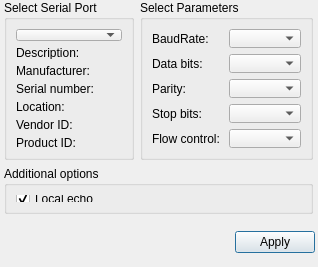
<?xml version="1.0" encoding="UTF-8"?>
<ui version="4.0">
 <class>Dialog</class>
 <widget class="QDialog" name="Dialog">
  <property name="geometry">
   <rect>
    <x>0</x>
    <y>0</y>
    <width>318</width>
    <height>267</height>
   </rect>
  </property>
  <property name="windowTitle">
   <string>Dialog</string>
  </property>
  <widget class="QGroupBox" name="additionalOptionsGroupBox">
   <property name="geometry">
    <rect>
     <x>4</x>
     <y>166</y>
     <width>309</width>
     <height>48</height>
    </rect>
   </property>
   <property name="title">
    <string>Additional options</string>
   </property>
   <layout class="QVBoxLayout" name="verticalLayout">
    <item>
     <widget class="QCheckBox" name="localEchoCheckBox">
      <property name="text">
       <string>Local echo</string>
      </property>
      <property name="checked">
       <bool>true</bool>
      </property>
     </widget>
    </item>
   </layout>
  </widget>
  <widget class="QWidget" name="layoutWidget">
   <property name="geometry">
    <rect>
     <x>4</x>
     <y>230</y>
     <width>311</width>
     <height>25</height>
    </rect>
   </property>
   <layout class="QHBoxLayout" name="horizontalLayout">
    <item>
     <spacer name="horizontalSpacer">
      <property name="orientation">
       <enum>Qt::Horizontal</enum>
      </property>
      <property name="sizeHint" stdset="0">
       <size>
        <width>96</width>
        <height>20</height>
       </size>
      </property>
     </spacer>
    </item>
    <item>
     <widget class="QPushButton" name="applyButton">
      <property name="text">
       <string>Apply</string>
      </property>
     </widget>
    </item>
   </layout>
  </widget>
  <widget class="QGroupBox" name="parametersBox">
   <property name="geometry">
    <rect>
     <x>140</x>
     <y>0</y>
     <width>173</width>
     <height>160</height>
    </rect>
   </property>
   <property name="title">
    <string>Select Parameters</string>
   </property>
   <layout class="QGridLayout" name="gridLayout_2">
    <item row="0" column="1">
     <widget class="QComboBox" name="baudRateBox"/>
    </item>
    <item row="2" column="1">
     <widget class="QComboBox" name="parityBox"/>
    </item>
    <item row="3" column="0">
     <widget class="QLabel" name="stopBitsLabel">
      <property name="text">
       <string>Stop bits:</string>
      </property>
     </widget>
    </item>
    <item row="0" column="0">
     <widget class="QLabel" name="baudRateLabel">
      <property name="text">
       <string>BaudRate:</string>
      </property>
     </widget>
    </item>
    <item row="1" column="0">
     <widget class="QLabel" name="dataBitsLabel">
      <property name="text">
       <string>Data bits:</string>
      </property>
     </widget>
    </item>
    <item row="4" column="1">
     <widget class="QComboBox" name="flowControlBox"/>
    </item>
    <item row="1" column="1">
     <widget class="QComboBox" name="dataBitsBox"/>
    </item>
    <item row="3" column="1">
     <widget class="QComboBox" name="stopBitsBox"/>
    </item>
    <item row="2" column="0">
     <widget class="QLabel" name="parityLabel">
      <property name="text">
       <string>Parity:</string>
      </property>
     </widget>
    </item>
    <item row="4" column="0">
     <widget class="QLabel" name="flowControlLabel">
      <property name="text">
       <string>Flow control:</string>
      </property>
     </widget>
    </item>
   </layout>
  </widget>
  <widget class="QGroupBox" name="selectBox">
   <property name="geometry">
    <rect>
     <x>4</x>
     <y>0</y>
     <width>130</width>
     <height>160</height>
    </rect>
   </property>
   <property name="title">
    <string>Select Serial Port</string>
   </property>
   <layout class="QGridLayout" name="gridLayout">
    <item row="0" column="0">
     <widget class="QComboBox" name="serialPortInfoListBox"/>
    </item>
    <item row="1" column="0">
     <widget class="QLabel" name="descriptionLabel">
      <property name="text">
       <string>Description:</string>
      </property>
     </widget>
    </item>
    <item row="2" column="0">
     <widget class="QLabel" name="manufacturerLabel">
      <property name="text">
       <string>Manufacturer:</string>
      </property>
     </widget>
    </item>
    <item row="3" column="0">
     <widget class="QLabel" name="serialNumberLabel">
      <property name="text">
       <string>Serial number:</string>
      </property>
     </widget>
    </item>
    <item row="4" column="0">
     <widget class="QLabel" name="locationLabel">
      <property name="text">
       <string>Location:</string>
      </property>
     </widget>
    </item>
    <item row="5" column="0">
     <widget class="QLabel" name="vidLabel">
      <property name="text">
       <string>Vendor ID:</string>
      </property>
     </widget>
    </item>
    <item row="6" column="0">
     <widget class="QLabel" name="pidLabel">
      <property name="text">
       <string>Product ID:</string>
      </property>
     </widget>
    </item>
   </layout>
  </widget>
 </widget>
 <resources/>
 <connections/>
</ui>
